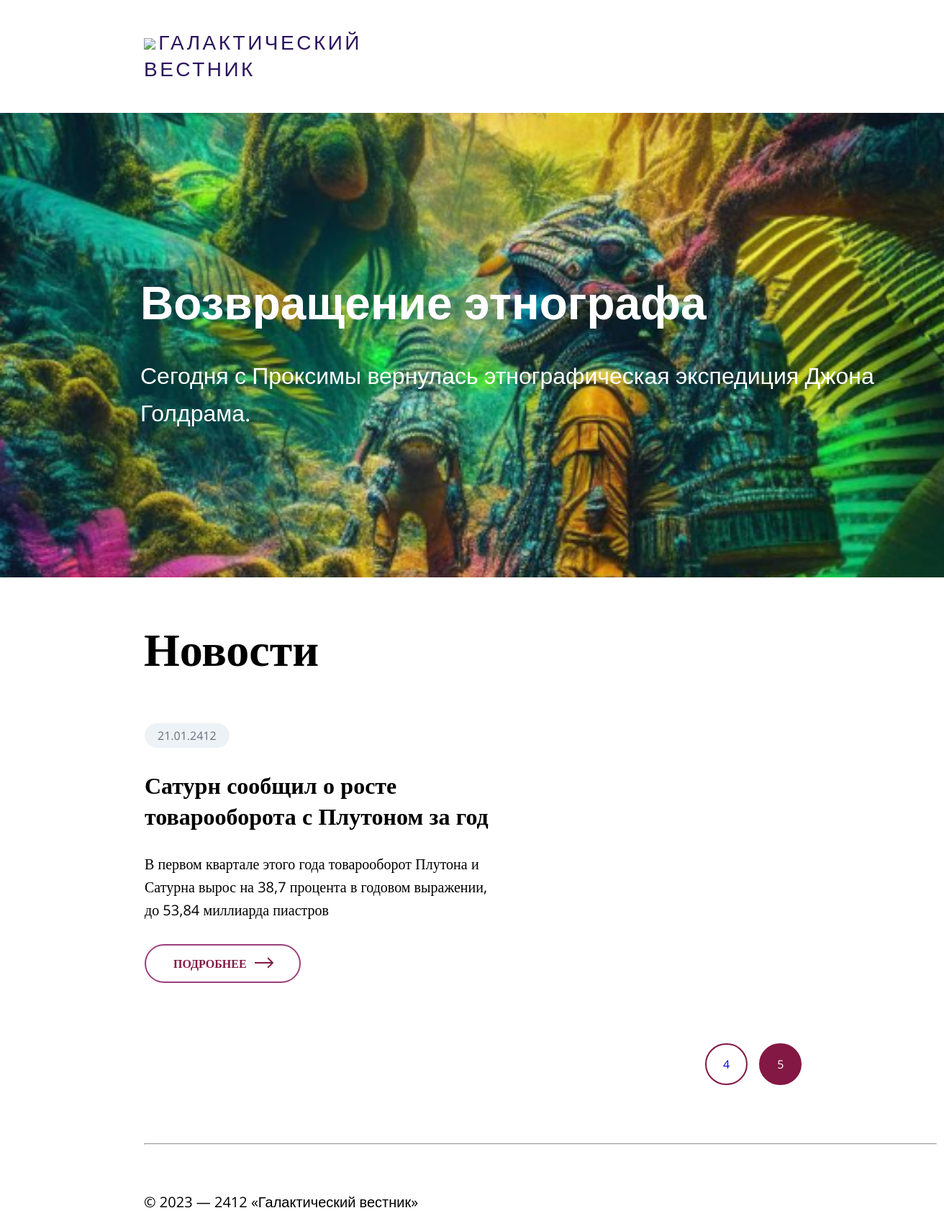
The app's page /?p=5 with its own data.
### tables this page shows
CREATE TABLE `news` (
  `id` int(11) unsigned NOT NULL AUTO_INCREMENT,
  `date` datetime NULL DEFAULT NULL,
  `title` varchar(250) NOT NULL DEFAULT '',
  `announce` text NULL DEFAULT NULL,
  `content` text NULL DEFAULT NULL,
  `image` varchar(250) NOT NULL DEFAULT '',
  PRIMARY KEY (`id`),
  KEY `id` (`id`),

  KEY `idx_news_date` (`date`));

### views/main_article.php (called while the page is built, shortened)
<?php
include ("./includes/db.php");
$query = $conn->query("SELECT * FROM `news` ORDER BY  `date` DESC");
$article = $query->fetch_assoc();

### index.php (the view, shortened to what this page needs)
<?php
include ("includes/db.php");
?>
<!DOCTYPE html>
<html lang="ru">
<head>
  <link rel="stylesheet" href="styles.css">
</head>
<body>
  <header>
    <div class="logo">
      <a href="/">
        <img src="assets/logo.svg"></img>
        <span class="logoText">Галактический<br /> вестник</span>
      </a>
    </div>
  </header>
  <?php include ("views/main_article.php"); ?>
  <div class="div-bg">
    <div class="mainTitle">
      <h1 class="title"><?= $article['title'] ?></h1>
      <h1 class="subtitle"><?= $article['announce'] ?></h1>
    </div>
  </div>
  <main>
    <header>
      <h1>Новости</h1>
    </header>
    <div class="twoArticles">
      <?php include ("views/articles.php"); ?>
    </div>
    <ul class="pagination">
      <?php include ("views/models.php"); ?>
    </ul>
  </main>
  <footer>
    <hr class="line" />
    <div>
      <span>
        © 2023 — 2412 «Галактический вестник»
      </span>
    </div>
  </footer>
</body>
</html>

### views/articles.php (shortened to what this page needs)
<?php include ("./includes/db.php");
if (isset($_GET['p'])) {
  if ($_GET['p'] == 1) {
    $p_start = 0;
  } else {
    $p_start = $_GET['p'] * 4 - 4;
  }
} else {
  $p_start = 0;
}
$db_query = $conn->query("SELECT * FROM `news` ORDER BY  `date` DESC LIMIT $p_start, 4");
while (($row = $db_query->fetch_assoc()) != false):
  $date = date("d.m.Y", strtotime($row['date']));
  $title = $row['title'];
  $anonce = $row['announce'];
  ?>
  <article>
    <time datetime="2412-06-11"><?= $date ?></time>
    <header>
      <h2><?= $title ?></h2>
    </header>
    <?= $anonce ?>
    <a href="article.php?id=<?= $row['id'] ?>">
      <button>
        <p>Подробнее</p>
        <span style="padding-top:4px;margin-left:0px;">
        </span>
      </button>
    </a>
  </article>
<?php endwhile; ?>

### styles.css (style rules this page uses)
* { font-family: 'Open Sans', sans-serif; }
:root { --brand-color: rgba(132, 24, 68, 1); --body-text: rgba(0, 0, 0, 1); }
body { margin: 0; }
.logo { margin-top: 40px; margin-left: 200px; margin-bottom: 42.88px; display: flex; grid-gap: 24.12px; }
.logoText { color: #2C145E; font-family: 'Open Sans', sans-serif; font-size: 28px; font-style: normal; font-weight: 400; line-height: 132%; letter-spacing: 3.5px; text-transform: uppercase; }
.div-bg { background: url('/assets/photo.png') no-repeat center center / cover; width: 100%; height: 646px; }
.mainTitle { position: absolute; margin-top: 218.12px; margin-left: 195px; }
.title { margin-top: 0; margin-bottom: 30px; color: #FFF; font-family: 'Open Sans', sans-serif; font-size: 64px; font-style: normal; font-weight: 600; line-height: 140%; }
.subtitle { color: #FFF; font-family: 'Open Sans', sans-serif; font-size: 32px; font-style: normal; font-weight: 400; line-height: 160%; }
main header h1 { margin-top: 54.32px; margin-bottom: 60px; color: #000; font-family: Open Sans; font-size: 64px; font-style: normal; font-weight: 600; line-height: 89px; }
article { position: relative; padding-bottom: 55px; margin-left: 1px; display: flex; flex-direction: column; align-items: flex-start; gap: 30px; }
article time { color: var(--grey, #6C6E7B); font-family: 'Open Sans', sans-serif; font-size: 16px; font-style: normal; font-weight: 400; line-height: normal; padding: 6px 18px; justify-content: center; align-items: center; gap: 10px; border-radius: 20px; background: var(--light-grey, #ECF2F5); }
article header h2 { color: var(--body-text, #000); margin: 0; font-family: Open Sans; font-size: 32px; font-style: normal; font-weight: 600; line-height: normal; }
article p { color: var(--body-text, #000); margin: 0; font-family: Open Sans; font-size: 20px; font-style: normal; font-weight: 400; line-height: 160%; }
.twoArticles article button { display: flex; position: absolute; bottom: 0; padding: 12px 30px 14px 40px; justify-content: center; align-items: center; gap: 5px; border-radius: 50px; border: 2px solid #9B407A; background: none; }
article button p { margin-bottom: 0; margin-left: -2px; margin-top: 1px; color: var(--white, #FFF); font-family: Open Sans; font-size: 16px; font-style: normal; font-weight: 600; line-height: normal; text-transform: uppercase; color: var(--brand-color); }
article button svg { width: 38px; height: 16px; fill: var(--brand-color); stroke-width: 0.5px; }
.twoArticles { display: grid; grid-template-columns: 739px 739px; grid-row: auto auto; grid-column-gap: 40px; grid-row-gap: 83px; }
.pagination { margin-top: 84px; margin-left: 1160px; display: inline-flex; align-items: flex-start; gap: 16px; list-style-type: none; }
.line { margin-top: 65px; width: 1520px; margin-left: 0; }
footer { position: relative; padding-left: 200px; padding-bottom: 84px; margin-top: 0px; }
footer div { color: var(--body-text, #000); margin-top: 63.50px; font-family: Open Sans; font-size: 20px; font-style: normal; font-weight: 400; line-height: 160%; }
main { margin: 0 200px; }
a:active, a:hover, a { text-decoration: none; }
@media screen and (max-width:1720px) { .line { width: 1100px; } }
@media screen and (max-width:1720px) { .pagination { margin-left: 740px; } }
@media screen and (max-width:1720px) { .twoArticles { grid-column-gap: 100px; grid-template-columns: 500px 500px; } }
@media screen and (max-width:1720px) { article { gap: 15px; width: 500px; } }
@media screen and (max-width:1720px) { article header h2 { font-size: 25px; } }

### records on screen
news: title "Возвращение этнографа", announce "Сегодня с Проксимы вернулась этнографическая экспедиция Джона Голдрама."
news: date "21.01.2412", title "Сатурн сообщил о росте товарооборота с Плутоном за год", announce "В первом квартале этого года товарооборот Плутона и Сатурна вырос на 38,7 процента в годовом выражении, до 53,84 миллиарда пиастров"
